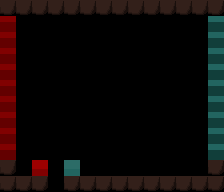

A 2D game scene composited from a Tiled map and its tileset images. What follows is a short description and the map's XML, with every tile layer's data as written:
An orthogonal 14x12 tile map with 16x16 px tiles, 3 tile layers (Base Layer, Ground Layer, Upper Layer), 2 tilesets and 2 objects (Entrance, WorldObject).

<map version="1.10" tiledversion="1.10.2" orientation="orthogonal" renderorder="right-down" width="14" height="12" tilewidth="16" tileheight="16" infinite="0" nextlayerid="10" nextobjectid="38">
 <properties>
  <property name="BuildingID" type="int" value="99" />
  <property name="MapType" value="Town" />
 </properties>
 <tileset firstgid="1" source="../Tilesets/tsWalls_Floors.tsx" />
 <tileset firstgid="485" source="../Tilesets/tilesetHouses.tsx" />
 <layer id="6" name="Base Layer" width="14" height="12">
  <data encoding="csv">
74,74,74,74,74,74,74,74,74,74,74,74,74,74,
74,253,253,253,253,253,253,253,253,253,253,253,253,74,
74,275,275,275,275,275,275,275,275,275,275,275,275,74,
74,297,297,297,297,297,297,297,297,297,297,297,297,74,
74,353,353,353,353,353,353,353,353,353,353,353,353,74,
74,353,353,353,353,353,353,353,353,353,353,353,353,74,
74,353,353,353,353,353,353,353,353,353,353,353,353,74,
74,353,353,353,353,353,353,353,353,353,353,353,353,74,
74,353,353,353,353,353,353,353,353,353,353,353,353,74,
74,353,353,353,353,353,353,353,353,353,353,353,353,74,
74,353,353,353,353,353,353,353,353,353,353,353,353,74,
74,74,74,353,74,74,74,74,74,74,74,74,74,74
</data>
 </layer>
 <layer id="7" name="Ground Layer" width="14" height="12">
  <data encoding="csv">
249,225,225,225,225,225,225,225,225,225,225,225,225,250,
223,246,247,247,247,247,247,247,247,247,247,247,248,222,
223,268,0,0,0,0,0,0,0,0,0,0,270,222,
223,290,291,291,291,291,291,291,291,291,291,291,292,222,
223,0,0,0,0,0,0,0,0,0,0,0,0,222,
223,0,0,0,0,0,0,0,0,0,0,0,0,222,
223,0,0,0,0,0,0,0,0,0,0,0,0,222,
223,0,0,0,0,0,0,0,0,0,0,0,0,222,
223,0,0,0,0,0,0,0,0,0,0,0,0,222,
223,0,0,0,0,0,0,0,0,0,0,0,0,222,
293,0,0,0,0,0,0,0,0,0,0,0,0,294,
0,0,227,0,229,0,0,0,0,0,0,0,0,0
</data>
 </layer>
 <layer id="8" name="Upper Layer" width="14" height="12">
  <data encoding="csv">
0,0,0,0,0,0,0,0,0,0,0,0,0,0,
0,0,0,0,0,0,0,0,0,0,0,0,0,0,
0,0,0,0,0,0,0,0,0,0,0,0,0,0,
0,0,0,0,0,0,0,0,0,0,0,0,0,0,
0,0,0,0,0,0,0,0,0,0,0,0,0,0,
0,0,0,0,0,0,0,0,0,0,0,0,0,0,
0,0,0,0,0,0,0,0,0,0,0,0,0,0,
0,0,0,0,0,0,0,0,0,0,0,0,0,0,
0,0,0,0,0,0,0,0,0,0,0,0,0,0,
0,0,0,0,0,0,0,0,0,0,0,0,0,0,
0,230,201,0,200,230,230,230,230,230,230,230,230,0,
0,0,0,228,0,0,0,0,0,0,0,0,0,0
</data>
 </layer>
 <objectgroup id="4" name="Travel Layer">
  <object id="1" name="Entrance" x="112" y="188" width="16" height="4">
   <properties>
    <property name="EntranceDir" value="Up" />
    <property name="Map" value="mapTown" />
   </properties>
  </object>
 </objectgroup>
 <objectgroup id="9" name="MapObject">
  <object id="37" name="WorldObject" x="112.384" y="96.4588" width="14.1071" height="13.5823">
   <properties>
    <property name="ObjectID" type="int" value="93" />
   </properties>
  </object>
 </objectgroup>
 <objectgroup id="5" name="Character Layer" />
</map>
